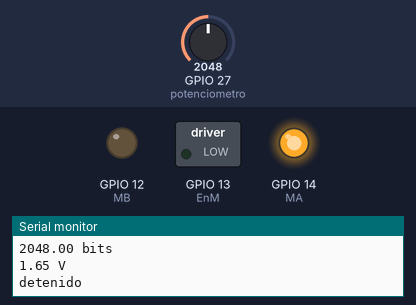
The sketch below on a simulated ESP32. Shown: switched loads named in the sketch (green lamp = pin HIGH), output pins drawn as LEDs (lit = HIGH), the last lines printed to the serial monitor. Inputs (shaded band) come from the test bench; at power-on: GPIO 27 (potenciometro) = 2048.

Above: at 1.3 s.
1.4 s: GPIO 27 (potenciometro) set to 2404
2.9 s: GPIO 27 (potenciometro) set to 2503
At 3.4 s:
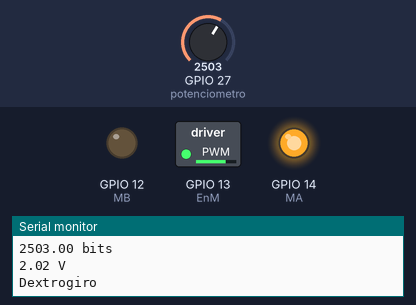
4.5 s: GPIO 27 (potenciometro) set to 1228
At 5.7 s:
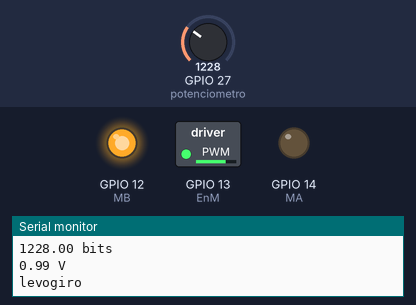
6.0 s: GPIO 27 (potenciometro) set to 1606
7.5 s: GPIO 27 (potenciometro) set to 1707
At 8.1 s:
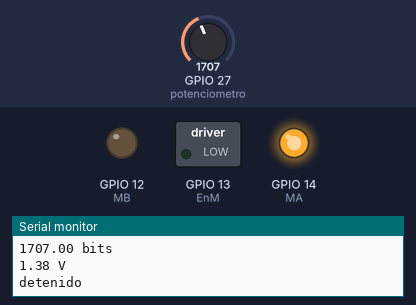
9.0 s: GPIO 27 (potenciometro) set to 2866
At 9.3 s:
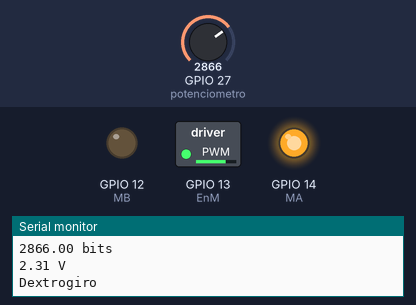
Timing chart, 0 to 11.5 s (numbered marks = the images above; inputs shaded):
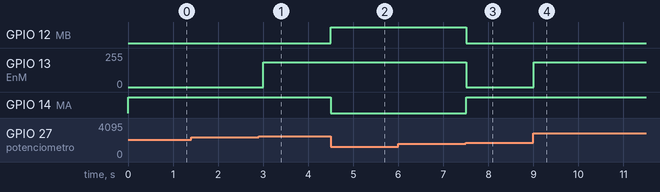

The sketch:

P5A1-Pot_SentidoMotor.ino
```cpp
#define EnM 13           // Define el pin 13 como EnM
#define MA 14            // Define el pin 14 como MA
#define MB 12            // Define el pin 12 como MB
#define potenciometro 27 // Define el pin 27 como potenciometro

int channel = 0;        // Define una variable llamada "channel" y la inicializa en 0
int freq = 1000;        // Define una variable llamada "freq" y la inicializa en 1000
int resolution = 12;    // Define una variable llamada "resolution" y la inicializa en 12

void setup() {
  pinMode(EnM, OUTPUT);  // Configura el pin EnM como salida
  pinMode(MA, OUTPUT);   // Configura el pin MA como salida
  pinMode(MB, OUTPUT);   // Configura el pin MB como salida

  // Configuración para el PWM
  ledcSetup(channel, freq, resolution); // Configura el canal PWM
  ledcAttachPin(EnM, channel);          // Asocia el pin EnM al canal PWM
  Serial.begin(115200);                 // Inicializa la comunicación serial a 115200 baudios
}

void loop() {
  float val = analogRead(potenciometro);    // Lee el valor analógico del pin potenciometro y lo almacena en val
  float dirMotor = ((val * 3.3) / 4095);     // Convierte el valor analógico a voltaje y lo almacena en dirMotor
  Serial.println(val + String(" bits"));     // Imprime el valor leído del potenciómetro en bits
  Serial.println(dirMotor + String(" V"));   // Imprime el valor convertido a voltaje

  if (dirMotor >= 0 && dirMotor < 1.32) {
    ledcWrite(channel, 3000);               // Establece el valor PWM en 3000
    digitalWrite(MA, LOW);                 // Establece el pin MA en bajo
    digitalWrite(MB, HIGH);                // Establece el pin MB en alto
    Serial.println("levogiro");             // Imprime "levogiro"
    delay(500);                             // Espera 500 milisegundos
  } else if (dirMotor >= 1.32 && dirMotor < 1.98) {
    ledcWrite(channel, 0);                  // Apaga el PWM
    digitalWrite(MA, HIGH);                // Establece el pin MA en alto
    digitalWrite(MB, LOW);                 // Establece el pin MB en bajo
    Serial.println("detenido");             // Imprime "detenido"
    delay(500);                             // Espera 500 milisegundos
  } else if (dirMotor >= 1.98) {
    ledcWrite(channel, 3000);               // Establece el valor PWM en 3000
    digitalWrite(MA, HIGH);                // Establece el pin MA en alto
    digitalWrite(MB, LOW);                 // Establece el pin MB en bajo
    Serial.println("Dextrogiro");           // Imprime "Dextrogiro"
    delay(500);                             // Espera 500 milisegundos
  }
}
```

Measured:
- the behaviour switches between 2456 and 2457 on GPIO 27 (potenciometro) (found by bisection; images 0 and 1)
- the behaviour switches between 1637 and 1638 on GPIO 27 (potenciometro) (found by bisection; images 2 and 3)
- after the input at 2.9 s, GPIO 13 (EnM): 0/255 → 187/255 after 0.10 s
- after the input at 4.5 s, GPIO 12 (MB): LOW → HIGH at once; GPIO 14 (MA): HIGH → LOW at once
- after the input at 7.5 s, GPIO 12 (MB): HIGH → LOW at once; GPIO 13 (EnM): 187/255 → 0/255 at once; GPIO 14 (MA): LOW → HIGH at once
- after the input at 9.0 s, GPIO 13 (EnM): 0/255 → 187/255 at once
